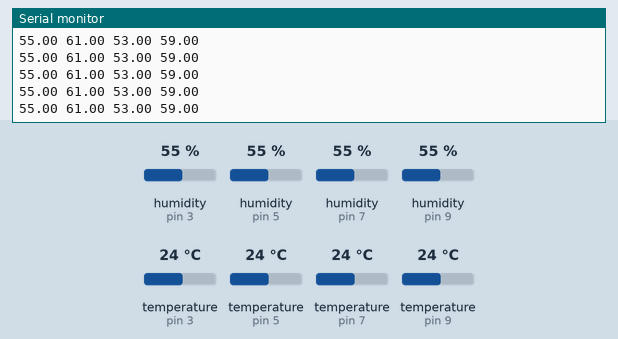
This sketch was run on a simulated Arduino Uno, built with avr-gcc and run on an emulated ATmega328P. Parts: the last lines printed to the serial monitor. The inputs (shaded band) are chosen by the test bench; at power-on: humidity (sensors on pin 3, pin 5, pin 7, pin 9) 55 %, temperature (sensors on pin 3, pin 5, pin 7, pin 9) 24 °C.

Above: at 2.9 s.
3.0 s: humidity (sensor on pin 3) set to 22 %
At 4.43 s:
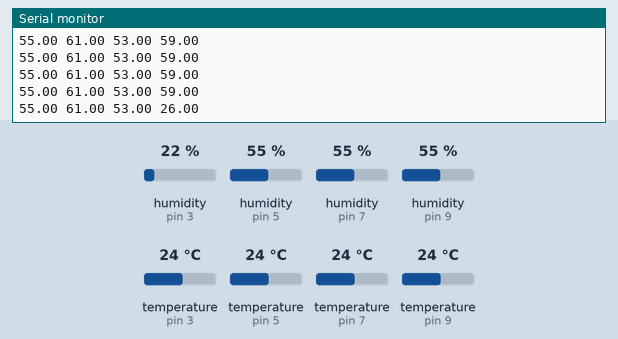
5.8 s: humidity (sensor on pin 5) set to 22 %
At 6.54 s:
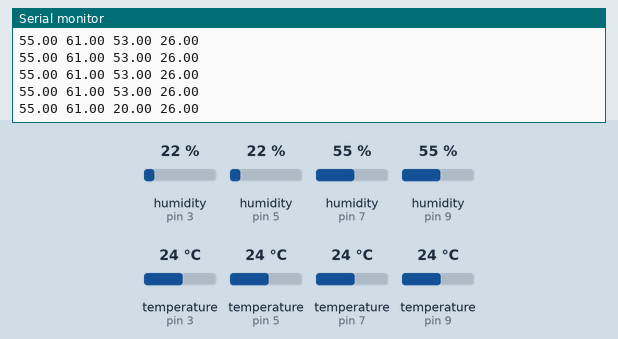
8.6 s: humidity (sensor on pin 7) set to 22 %
At 8.65 s:
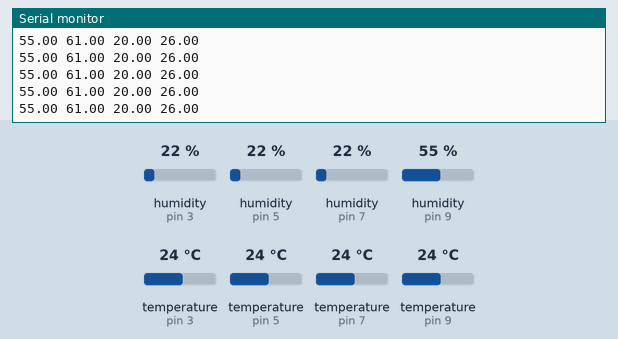
14.8 s: humidity (sensor on pin 9) set to 22 %
At 14.98 s:
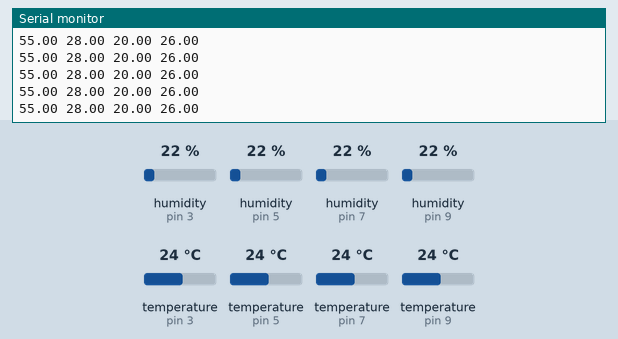
17.6 s: humidity (sensor on pin 3) set to 40 %
At 19.2 s:
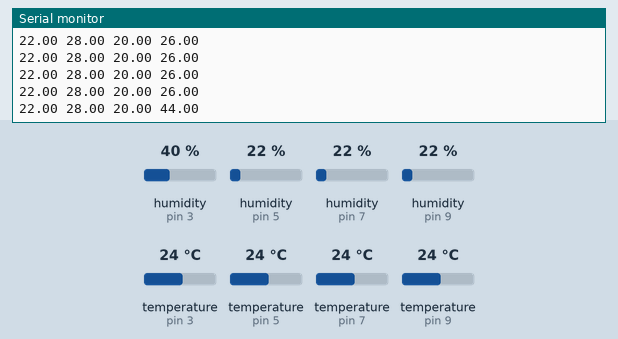
20.4 s: humidity (sensor on pin 5) set to 40 %
At 21.31 s:
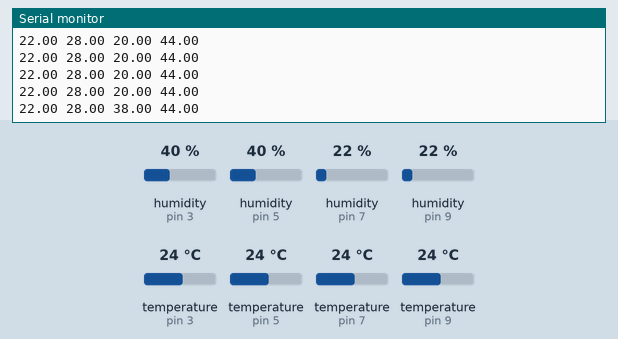
Timing chart, 0 to 23.4 s (numbered marks = the images above; inputs shaded):
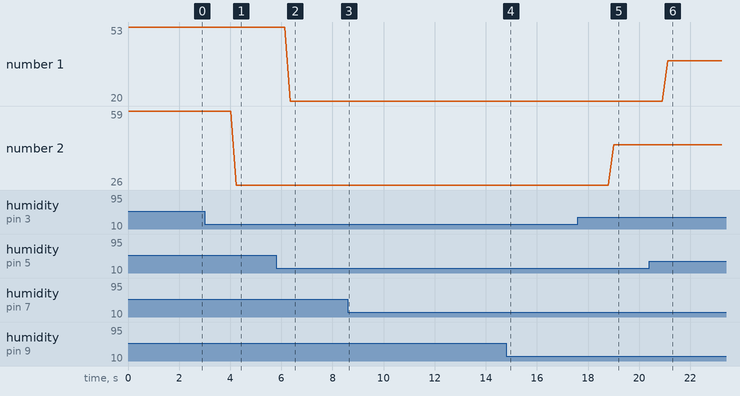

Measured:
- after the input at 3.0 s, the serial monitor: prints a new line after 1.2 s (image 1)
- after the input at 5.8 s, the serial monitor: prints a new line after 0.55 s (image 2)
- after the input at 17.6 s, the serial monitor: prints a new line after 1.4 s (image 5)
- after the input at 20.4 s, the serial monitor: prints a new line after 0.72 s (image 6)
- plotted number 1: 53 → 20 after the input at 5.8 s, 20 → 38 after the input at 20.4 s
- plotted number 2: 59 → 26 after the input at 3.0 s, 26 → 44 after the input at 17.6 s

The sketch:

teste_umidade.ino
```cpp
#include <DHT.h>

DHT dht1(9,DHT11);
DHT dht2(7,DHT11);
DHT dht3(5,DHT11);
DHT dht4(3,DHT11);

void setup()
{
    Serial.begin(9600);
    dht1.begin();
    dht2.begin();
    dht3.begin();
    dht4.begin();
}
void loop()
{
    Serial.print(dht1.readHumidity());Serial.print(" ");
    Serial.print(dht2.readHumidity()+6);Serial.print(" ");
    Serial.print(dht3.readHumidity()-2);Serial.print(" ");
    Serial.print(dht4.readHumidity()+4);Serial.println(" ");
    delay(200);
}
```
